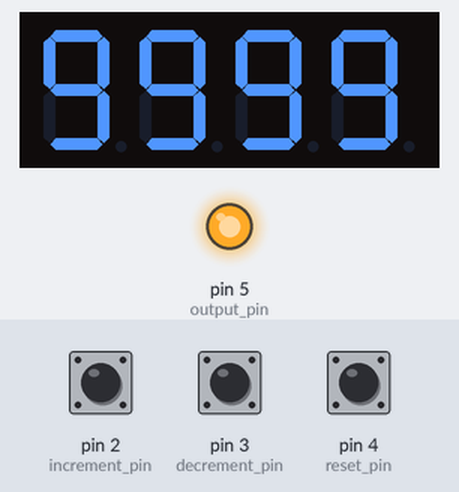
Recording of a sketch running on a simulated Arduino Uno, built with avr-gcc and run on an emulated ATmega328P. Shown: 4-digit seven-segment display, output pins drawn as LEDs (lit = HIGH). Wiring (inferred from the names in the program): 4-digit 7-segment display, segments lit when LOW: segments pin 6, pin 7, pin 8, pin 9, pin 10, pin 11, pin 12; digit selects A0, A1, A2, A3. Inputs (shaded band) come from the test bench; at power-on: pin 4 (reset_pin) HIGH, pin 2 (increment_pin) HIGH, pin 3 (decrement_pin) HIGH. EEPROM starts erased; the segment pins are drawn as the display they are named for; pins used as bus, display or sensor lines are not drawn.

Above: at 1.2 s.
1.3 s: pin 4 (reset_pin) pulled LOW for 0.15 s
At 2.6 s:
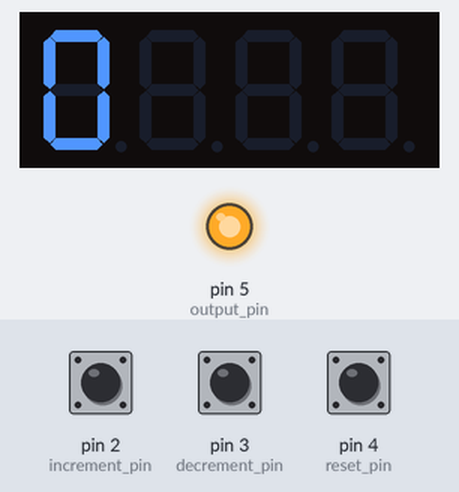
Timing chart, 0 to 4.3 s (numbered marks = the images above; inputs shaded):
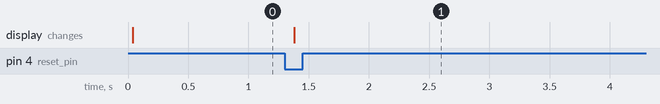

Measured:
- after the input at 1.3 s, the display: changes after 0.08 s (image 1)

The sketch:

ValiDisplay.ino
```cpp
#include <EEPROM.h>

#define SZ(x) sizeof(x) / sizeof(x[0])

// For both wiring configurations use NPN transistors!
// This code won't work with PNP transistors without some adjustments.
enum Wiring {
    CC,
    CA
};

void showDisplay(uint16_t nr);
void interruptRoutineIncrement();
void interruptRoutineDecrement();
uint16_t readShortValue(int addr);
void writeShortValue(int addr, uint16_t val);

const Wiring display = Wiring::CA;
const int led_on_state = (display == Wiring::CA ? LOW : HIGH);
const int led_off_state = (display == Wiring::CA ? HIGH : LOW);
const int refresh_period_ms = 20; // Period in ms of refresh frequency
const int storage_addr = 0;
const int increment_pin = 2;
const int decrement_pin = 3;
const int reset_pin = 4;
const int output_pin = 5;

// Pins for segments a,b,c,d,e,f,g
const int segment_pins[] = {6, 7, 8, 9, 10, 11, 12};
// Pins for digits starting with the left one
const int common_pins[] = {A0, A1, A2, A3};
// The index of the array is the digit 0-9
// The value is 7 bits with the lowest one being a then b, etc.
// MSB -->  0000 0000 <-- LSB
//           gfe dcba
const uint8_t map_digit_to_segments[] = {0x3F, 0x6, 0x5B, 0x4F, 0x66, 0x6D, 0x7D, 0x7, 0x7F, 0x6F};

// Use values of 1 byte otherwise interrupts can alter the value mid-reading
// https://www.arduino.cc/reference/en/language/variables/variable-scope-qualifiers/volatile/
volatile uint8_t increment = 0;
volatile uint8_t decrement = 0;
int16_t counter = 0;

void setup() {
    Serial.begin(9600);

    counter = readShortValue(storage_addr);

    pinMode(increment_pin, INPUT_PULLUP);
    pinMode(decrement_pin, INPUT_PULLUP);
    pinMode(reset_pin, INPUT_PULLUP);
    pinMode(output_pin, OUTPUT);

    digitalWrite(output_pin, HIGH);

    for (int i = 0; i < SZ(segment_pins); i++) {
        pinMode(segment_pins[i], OUTPUT);
        digitalWrite(segment_pins[i], led_off_state);
    }
    for (int i = 0; i < SZ(common_pins); i++) {
        pinMode(common_pins[i], OUTPUT);
        digitalWrite(common_pins[i], LOW);
    }

    attachInterrupt(digitalPinToInterrupt(increment_pin), interruptRoutineIncrement, RISING);
    attachInterrupt(digitalPinToInterrupt(decrement_pin), interruptRoutineDecrement, RISING);
}

void loop() {
    int prev_increment = 0;
    int prev_decrement = 0;

    if (digitalRead(reset_pin) == LOW) {
        counter = 0;
        writeShortValue(storage_addr, 0);
    }

    noInterrupts();
    prev_increment = increment;
    prev_decrement = decrement;
    increment = 0;
    decrement = 0;
    interrupts();

    if (prev_decrement && prev_decrement >= counter) {
        // Means that the counter was moved and it passed through 0.
        digitalWrite(output_pin, LOW);
        delayMicroseconds(1); // Most chips need at least 20ns so this is enough.
        digitalWrite(output_pin, HIGH);
        delayMicroseconds(1);
    }

    if (prev_increment && prev_increment >= 10000 - counter) {
        // Means that the counter was moved and it passed through 0.
        digitalWrite(output_pin, LOW);
        delayMicroseconds(1); // Most chips need at least 20ns so this is enough.
        digitalWrite(output_pin, HIGH);
        delayMicroseconds(1);
    }

    counter += prev_increment;
    counter %= 10000;

    counter = (counter - prev_decrement) + 10000;
    counter %= 10000;

    writeShortValue(storage_addr, counter);
    showDisplay(counter);
}

void showDisplay(uint16_t nr) {
    int digit_period_ms = refresh_period_ms / SZ(common_pins);      // Time to spend on each digit
    bool show_digits = false;                                        // Do not show the far left digits if they are 0

    for (int i = SZ(common_pins) - 1; i >= 0; i--) {
        uint8_t digit = (nr / round(pow(10, i))) % 10;
        uint8_t active_segments = map_digit_to_segments[digit];

        if (i == SZ(common_pins) - 1)
            digitalWrite(common_pins[0], LOW);
        else
            digitalWrite(common_pins[i + 1], LOW);

        if (!show_digits && digit == 0 && i != 0) {
            // We want to control the total timings very precisely
            // Otherwise if we skip the delay for some digits then
            // the overall panel will look brighter.
            // We don't want the brightness to vary depending on the number if digits shown.
            delay(digit_period_ms);
            continue;
        }
        show_digits = true;

        // Start iterating through leds: a to g
        for (int j = 0; j < SZ(segment_pins); j++) {
            // Check if the bit corresponding to led with index <j> is on
            if ((active_segments >> j) & 0x1) {
                digitalWrite(segment_pins[j], led_on_state);
            } else {
                digitalWrite(segment_pins[j], led_off_state);
            }
        }

        digitalWrite(common_pins[i], HIGH);
        delay(digit_period_ms);
    }
}

void interruptRoutineIncrement() {
    static int signal_counter = 0;
    signal_counter++;

    if (signal_counter == 18) {
        signal_counter = 0;
        increment++;
    }
}

void interruptRoutineDecrement() {
    static int signal_counter = 0;
    signal_counter++;

    if (signal_counter == 18) {
        signal_counter = 0;
        decrement++;
    }
}

uint16_t readShortValue(int addr) {
    return (EEPROM.read(addr + 1) << 8) + EEPROM.read(addr);
}
void writeShortValue(int addr, uint16_t val) {
    EEPROM.update(addr, val & 0xFF);
    EEPROM.update(addr + 1, val >> 8);
}
```
